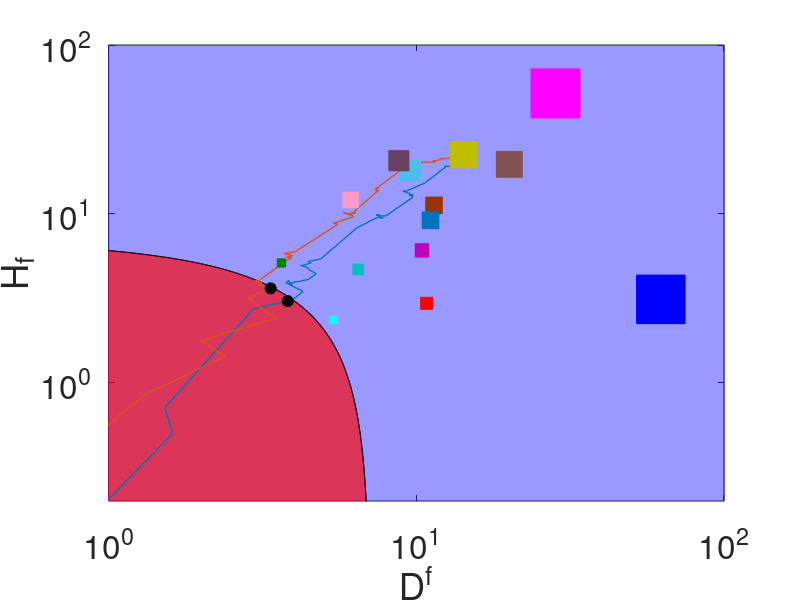

Recreate this plot in MATLAB.
function Figure_5_d
%% plot figure 5 d


figure1 = figure('color',[1 1 1]);
axes1 = axes('Parent',figure1,'FontSize',24,'XScale','log','YScale','log');box(axes1,'on');hold(axes1,'on');%
%% plot phase space
minx2 = 0.1;maxx2 = 400; % the space size
beta_c = 6.97; 
x3 = linspace(minx2,beta_c,1000);
y3 = beta_c-x3+minx2;
plot(x3,y3,'k');hold on % plot the critical curve
yy3 = [x3(1),x3,x3(end)];
xx3 = [x3(1),y3,x3(1)];
x4 = linspace(minx2,maxx2,1000);
y4 = maxx2*ones(1,1000);
yy4 = [x4(1),x4,x4(end)];xx4 = [x4(1),y4,x4(1)];
fill(xx4,yy4,[0,0,1],'FaceAlpha',0.4); % plot the resilient regime
fill(xx3,yy3,[1,0,0],'FaceAlpha',0.65); % plot the non-resilient regime
xlim([minx2,maxx2])
ylim([minx2,maxx2])
%% plot the trajectory : The data points are from one realization of a simulation
tr = [0	0
0.964700705877176	0.964700705877176
0.964700705877176	0.964700705877176
1.08194252989833	0.909800470584784
2.11425500047055	1.61310895244719
2.11425500047055	1.61310895244719
2.23720545066196	1.52321443468502
2.23720545066196	1.52321443468502
5.71680403373755	2.96537581138422
6.87260130269392	3.82128689242660
7.15991527545827	4.00960795666678
7.77091463907617	4.28480681833623
7.77091463907617	4.28480681833623
7.68336673503940	3.76366176660294
7.91379770134174	3.86482531369409
7.82455460802224	3.83517603769705
7.75248394510746	3.95050292618920
7.73276264754623	3.85040685886274
8.54483491511853	4.45191960512030
9.16063782140086	4.72833261191104
9.15634516121729	4.52157826391573
9.24908297149694	4.41930887452946
9.19399521863683	4.27235765828203
9.17569826004628	4.20562341036940
9.17210544511296	4.23801208194591
9.69579200917164	4.55608057831587
9.68208278998857	4.45257228164468
10.3195233034600	4.89552719296728
14.4829170154701	6.34394181082822
14.5064585949168	6.32628179760533
16.9240369417545	7.43714634540062
17.0652037356562	7.51322911185044
17.2486423807611	7.80451101832564
17.2141557587082	7.65306673559269
17.3128542145699	7.58241283400947
17.2970221070686	7.49401247750921
17.3450869191506	7.55781586608296
17.2574771062081	7.40403875682513
17.4754372808480	7.60147779650042
17.3733870955527	7.55661130613336
17.3702247513896	7.62517749300389
17.7039346160923	7.96724964298493
22.3137147913499	9.74899539793520
22.4320709047749	9.67610156313364
22.4928053959483	9.49070671358253
22.5076684208179	9.56134103154563
22.6722663968379	9.77809209361149
22.6305817259300	9.66604850832792
22.6956123552711	9.64474593106046
22.7486770111157	9.56761571832160
22.7191544895439	9.54194351469438
22.7056578898662	9.44818819069385
22.7451750336170	9.29507772168704
22.7221757771165	9.16298669280695
22.6352277058696	9.03794537631436
23.0798347622669	9.34073808288619
23.0798347622669	9.34073808288619
23.1563151407980	9.37543598526571
23.3345739695524	9.46487465427628
25.9393853472709	10.6703838309521
31.4413984947113	12.4616973661827
31.4006556488914	12.3200003899859
31.5732878193360	12.4345523550220
32.3679908769140	13.1858155019920
32.2336938536589	13.0777038014400
32.2238846722503	13.0370028188354
32.2018588404154	12.9357221318451
32.9102498185115	13.4374548806946
32.9742105605339	13.5634433755325
33.1222344496978	13.6735513369145
33.2656756581398	13.6774956085250
34.9620271872992	14.6791168605584
34.9010419927253	14.5940090062639
34.8709320636505	14.4758262344886
34.8327045117940	14.3612880421307
36.9022554682511	15.3874090194090
36.8722554712017	15.2304623146728
36.8771812197878	15.1253441500195
36.8161953367854	15.0609379234379
36.6818150893400	15.0238662425371
36.6549453352305	14.8829429145054
36.6068925756706	14.6093752011435
36.6042969588676	14.4727890815240
36.5922053750275	14.3437840167007
36.6894187086633	14.3351049177520
36.6244973741866	14.2555555291020
36.5790110807190	14.3952774613694
36.6088793843691	14.3119977932478
36.5802797447925	14.1811513760952
36.6563351072699	14.2843287732177
36.6159944238188	14.2417582417582];
tr1 = [
         0         0
    0.0667    0.0667
    0.4095    0.3111
    2.1538    1.3053
    3.8181    2.3873
    3.8061    2.0197
    5.9360    3.5121
    5.9360    3.5121
    5.8990    3.1818
    5.9614    2.9956
    6.0340    2.8293
    6.0340    2.8293
    6.0340    2.8293
    6.1208    2.8943
    6.9916    3.3621
    6.9916    3.3621
    6.9052    3.0723
    7.0479    3.1508
    7.0634    3.0039
    7.0516    3.0157
    6.9912    3.0344
    9.4360    3.9138
    9.3710    3.9304
    9.3396    3.7848
    9.6270    3.9662
    9.5592    3.7132
    9.9541    4.0151
   13.9185    5.4472
   14.1462    5.5389
   14.2698    5.5561
   14.2534    5.5084
   14.1639    5.3675
   15.8888    6.2570
   15.9541    6.2204
   15.9751    6.0865
   15.9342    5.9507
   15.9202    5.8537
   16.0277    5.8969
   16.0049    5.7787
   16.1227    6.1238
   16.0819    6.0557
   16.0240    6.0504
   16.4352    6.3029
   16.5228    6.3348
   16.4071    6.2428
   16.2700    6.2611
   16.3485    6.2133
   16.3145    6.1521
   16.3960    6.2417
   16.5918    6.3779
   16.5572    6.3364
   16.6836    6.2945
   21.2870    7.5208
   21.2976    7.5644
   21.2459    7.4511
   21.1636    7.4332
   21.1704    7.3347
   21.6011    7.4741
   21.5797    7.4259
   21.5827    7.3742
   21.8022    7.5627
   21.7792    7.4750
   26.8942    8.8629
   26.9080    8.7996
   30.1898   10.0387
   30.0989    9.9957
   30.6745   10.3366
   30.5403   10.5085
   30.7047   10.5179
   30.8788   10.5582
   30.9274   10.7627
   31.1076   10.8752
   31.2333   10.9158
   31.2357   10.9186
   31.4414   11.1800
   31.8915   11.5247
   32.0095   11.4827
   32.0037   11.3728
   31.9532   11.3136
   32.0457   11.4482
   32.9926   11.9881
   33.0637   12.0785
   33.1138   11.9651
   33.9305   12.5844
   33.9547   12.6680
   34.7023   13.1591
   34.8738   13.3571
   34.8410   13.2483
   34.8488   13.1691
   35.1630   13.5256
   36.6160   14.2418];
x = tr(:,2);
y = tr(:,1);y = y-x;
x1 = tr1(:,2);
y1 = tr1(:,1);y1 = y1-x1;
trsize = 8;
plot(x(end:-1:1),y(end:-1:1),'-','LineWidth',1)
plot(x(10),y(10),'ko','MarkerSize',trsize,'MarkerFaceColor','k','MarkerEdgeColor','k')

plot(x1(end:-1:1),y1(end:-1:1),'-','LineWidth',1)
plot(x1(15),y1(15),'ko','MarkerSize',trsize,'MarkerFaceColor','k','MarkerEdgeColor','k')

%% plot the data of networks The informations of the 14 networks
%    
a = [0.2738    0.7272   13.7570    0.3000   10.8000    0.5181    2.9570    0.8885    0.8983
    0.4380    0.8558    7.7429    0.5600    5.3846    1.0393    2.3583    0.7671    0.7602
    1.8906    2.6552   27.6593    0.1600    9.5686    0.5848   18.0907    0.8924    0.8832
    0.9846    1.4512   22.6534    0.2000   11.4146    0.4902   11.2387    0.9083    0.9043
    1.5710    2.2744   36.6160    0.1200   14.2418    0.3929   22.3742    0.9088    0.9250
    1.9747    3.1522   18.2226    0.2200    6.1259    0.9135   12.0967    0.7668    0.7989
    0.5832    1.0626   16.5204    0.2600   10.4348    0.5363    6.0856    0.8842    0.8944
    1.4084    2.0713    8.7762    0.5000    3.6441    1.5356    5.1322    0.6166    0.0418
    0.7250    1.4023   11.1615    0.3600    6.4706    0.8648    4.6909    0.8017    0.8128
    0.8251    1.5162   20.2946    0.2000   11.1200    0.5032    9.1746    0.8841    0.9017
    0.0501    0.4791   65.4515    0.0607   62.3289    0.0898    3.1225    0.9839    0.9839
    1.8233    2.2898   80.0419    0.0600   28.3506    0.1974   51.6913    0.9628    0.9638
    0.9799    1.3246   39.7175    0.1200   20.0606    0.2790   19.6569    0.9442    0.9480
    2.3555    2.9868   29.4373    0.1600    8.7727    0.6379   20.6646    0.8824    0.8708];

color_net1 = 'r';color_net2 = 'c';
color_net3 = [0.3,0.75,0.93];color_net4 = [0.6,0.2,0];
color_net5 = [0.75,0.75,0];color_net6 = [1,0.6,0.78];
color_net7 = [0.75,0,0.75];color_net8 = [0,0.5,0];
color_net9 = [0,0.75,0.75];color_net10 = [0,0.45,0.74];
color_net11 = 'b';color_net12 = 'm';
color_net13 = [0.52,0.32,0.32];color_net14 = [0.42,0.25,0.39];


i=1;colors=color_net1;plot(a(i,5),a(i,7),'s','MarkerSize',2/a(i,4)+2,'MarkerFaceColor',colors,'MarkerEdgeColor',colors);hold on;
i=2;colors=color_net2;plot(a(i,5),a(i,7),'s','MarkerSize',2/a(i,4)+2,'MarkerFaceColor',colors,'MarkerEdgeColor',colors);hold on;
i=3;colors=color_net3;plot(a(i,5),a(i,7),'s','MarkerSize',2/a(i,4)+2,'MarkerFaceColor',colors,'MarkerEdgeColor',colors);hold on;
i=4;colors=color_net4;plot(a(i,5),a(i,7),'s','MarkerSize',2/a(i,4)+2,'MarkerFaceColor',colors,'MarkerEdgeColor',colors);hold on;
i=5;colors=color_net5;plot(a(i,5),a(i,7),'s','MarkerSize',2/a(i,4)+2,'MarkerFaceColor',colors,'MarkerEdgeColor',colors);hold on;
i=6;colors=color_net6;plot(a(i,5),a(i,7),'s','MarkerSize',2/a(i,4)+2,'MarkerFaceColor',colors,'MarkerEdgeColor',colors);hold on;
i=7;colors=color_net7;plot(a(i,5),a(i,7),'s','MarkerSize',2/a(i,4)+2,'MarkerFaceColor',colors,'MarkerEdgeColor',colors);hold on;
i=8;colors=color_net8;plot(a(i,5),a(i,7),'s','MarkerSize',2/a(i,4)+2,'MarkerFaceColor',colors,'MarkerEdgeColor',colors);hold on;
i=9;colors=color_net9;plot(a(i,5),a(i,7),'s','MarkerSize',2/a(i,4)+2,'MarkerFaceColor',colors,'MarkerEdgeColor',colors);hold on;
i=10;colors=color_net10;plot(a(i,5),a(i,7),'s','MarkerSize',2/a(i,4)+2,'MarkerFaceColor',colors,'MarkerEdgeColor',colors);hold on;
i=11;colors=color_net11;plot(a(i,5),a(i,7),'s','MarkerSize',2/a(i,4)+2,'MarkerFaceColor',colors,'MarkerEdgeColor',colors);hold on;
i=12;colors=color_net12;plot(a(i,5),a(i,7),'s','MarkerSize',2/a(i,4)+2,'MarkerFaceColor',colors,'MarkerEdgeColor',colors);hold on;
i=13;colors=color_net13;plot(a(i,5),a(i,7),'s','MarkerSize',2/a(i,4)+2,'MarkerFaceColor',colors,'MarkerEdgeColor',colors);hold on;
i=14;colors=color_net14;plot(a(i,5),a(i,7),'s','MarkerSize',2/a(i,4)+2,'MarkerFaceColor',colors,'MarkerEdgeColor',colors);hold on;


xlim([1,100]);
ylim([0.2,100]);



xlabel('D^f')
ylabel('H_f')
% legend('Net1','Net2','Net3','Net4','Net5','Net6','Net7','Net8','Net9','Net10','Net11','Net12','Net13','Net14')